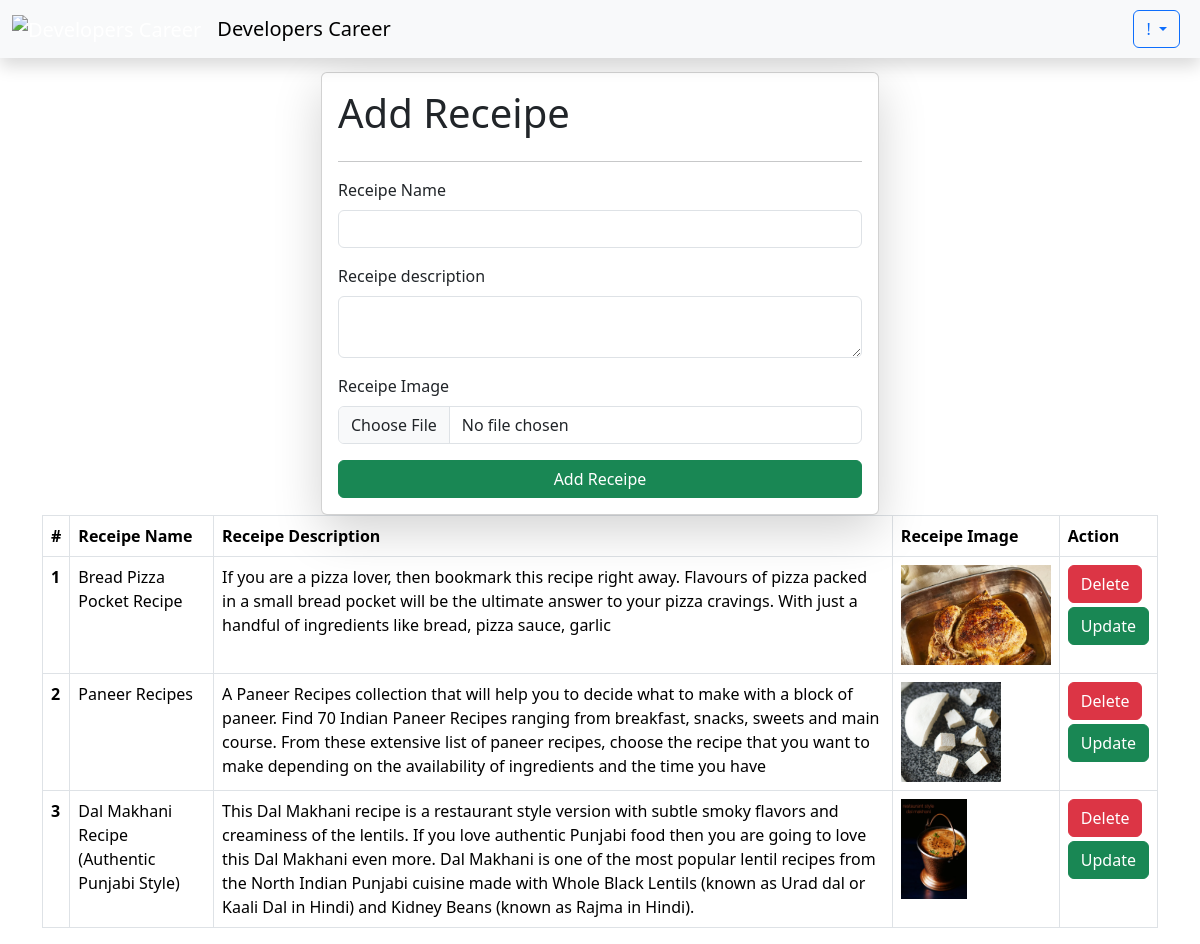
/receipes/ (signed in), run on the app's committed database.
### vege/models.py (models this page shows)
class receipe(models.Model):
    user = models.ForeignKey(User, on_delete=models.SET_NULL, null=True, blank=True)
    receipe_name = models.CharField(max_length=100)
    receipe_description = models.TextField()
    receipe_image = models.ImageField(upload_to="receipe")
    receipe_view_count = models.IntegerField(default=1)

### vege/views.py (the view, shortened to what this page needs)
# urls.py: path('receipes/', receipes, name='receipes'),
@login_required(login_url="/login/")
def receipes(request):
    print("view template")
    queryset=receipe.objects.all()
    context = {"receipes":queryset}
    return render(request, 'receipes.html', context)

### vege/templates/receipes.html (shortened to what this page needs)
{% extends 'base.html' %}
{% block start %}
<div class="container mt-5">
    <form class="col-6 mx-auto card p-3 shadow-lg" method="post" enctype="multipart/form-data">
        <h1>Add Receipe</h1>
        <hr>
        <div class="mb-3">
            <label for="exampleInputEmail1" class="form-label">Receipe Name</label>
            <input name="receipe_name" type="text" class="form-control" required>
        </div>
        <div class="mb-3">
            <label for="exampleInputPassword1" class="form-label">Receipe description</label>
            <textarea name="receipe_description" class="form-control" required></textarea>
        </div>
        <div class="mb-3">
            <label for="exampleInputPassword1" class="form-label">Receipe Image</label>
            <input name="receipe_image" type="file" class="form-control">
        </div>
        <button type="submit" class="btn btn-success">Add Receipe</button>
    </form>
    <table class="table table-bordered">
        <thead>
            <tr>
                <th scope="col">#</th>
                <th scope="col">Receipe Name</th>
                <th scope="col">Receipe Description</th>
                <th scope="col">Receipe Image</th>
                <th scope="col">Action</th>
            </tr>
        </thead>
        {% for receipe in receipes %}
        <tbody>
            <tr>
                <th scope="row">{{forloop.counter}}</th>
                <td>{{receipe.receipe_name}}</td>
                <td>{{receipe.receipe_description}}</td>
                <td><img src="/media/{{receipe.receipe_image}}" style="height: 100px;"></td>
                <td><a href="/delete-items/{{receipe.id}}" class="btn btn-danger">Delete</a>
                <br>
                <a href="/update-items/{{receipe.id}}" class="btn btn-success mt-1">Update</a>
                </td>
            </tr>
        </tbody>
        {% endfor %}
    </table>
</div>
{% endblock %}

### home/templates/base.html (shortened to what this page needs)
<!DOCTYPE html>
<html lang="en">
<head>
    <link href="https://cdn.jsdelivr.net/npm/bootstrap@5.3.2/dist/css/bootstrap.min.css" rel="stylesheet">
</head>
<body>
    <nav class="navbar navbar-expand-md navbar-dark fixed-top bg-body-tertiary shadow">
    <div class="container-fluid">
        <a class="navbar-brand" href="/">
            <img src="/static/Developers career (1).png" alt="Developers Career" width="40" height="30">
        </a>
        <a class="navbar-brand" href="{% if isAdmin %}/ADMIN.html{% else %}/{% endif %}" style="color:black;">Developers Career</a>
        <div class="collapse navbar-collapse justify-content-end" id="navbarCollapse">
            {% if request.user.is_authenticated %}
            <div class="mx-2 d-flex align-items-center">
                <div class="nav-item dropdown">
                    <a class="btn btn-outline-primary dropdown-toggle" href="#" role="button" id="profileDropdown"
                        data-bs-toggle="dropdown" aria-haspopup="true" aria-expanded="false">
                        {{ request.user.first_name }}!
                    </a>
                </div>
            </div>
            {% else %}
            <a href="/register" class="btn btn-outline-primary mx-2" onclick="signInWithGoogle()">Register</a>
            <a href="/login" class="btn btn-outline-primary mx-2" onclick="signInWithGoogle()">Login</a>
            {% endif %}
        </div>
    </div>
</nav>
    {% block start %}
    {% endblock %}
</body>
</html>

### data on the page
receipe: receipe_name "Bread Pizza Pocket Recipe", receipe_description "If you are a pizza lover, then bookmark this recipe right away. Flavours of pizza packed in a small bread pocket will be the ultimate answer to your pizza cravings. With just a handful of ingredients like bread, pizza sauce, garlic", receipe_image (picture)
receipe: receipe_name "Paneer Recipes", receipe_description "A Paneer Recipes collection that will help you to decide what to make with a block of paneer. Find 70 Indian Paneer Recipes ranging from breakfast, snacks, sweets and main course. From these extensive list of paneer recipes, choose the recipe that you want to make depending on the availability of ingredients and the time you have", receipe_image (picture)
receipe: receipe_name "Dal Makhani Recipe (Authentic Punjabi Style)", receipe_description "This Dal Makhani recipe is a restaurant style version with subtle smoky flavors and creaminess of the lentils. If you love authentic Punjabi food then you are going to love this Dal Makhani even more. Dal Makhani is one of the most popular lentil recipes from the North Indian Punjabi cuisine made with Whole Black Lentils (known as Urad dal or Kaali Dal in Hindi) and Kidney Beans (known as Rajma in Hindi).", receipe_image (picture)
